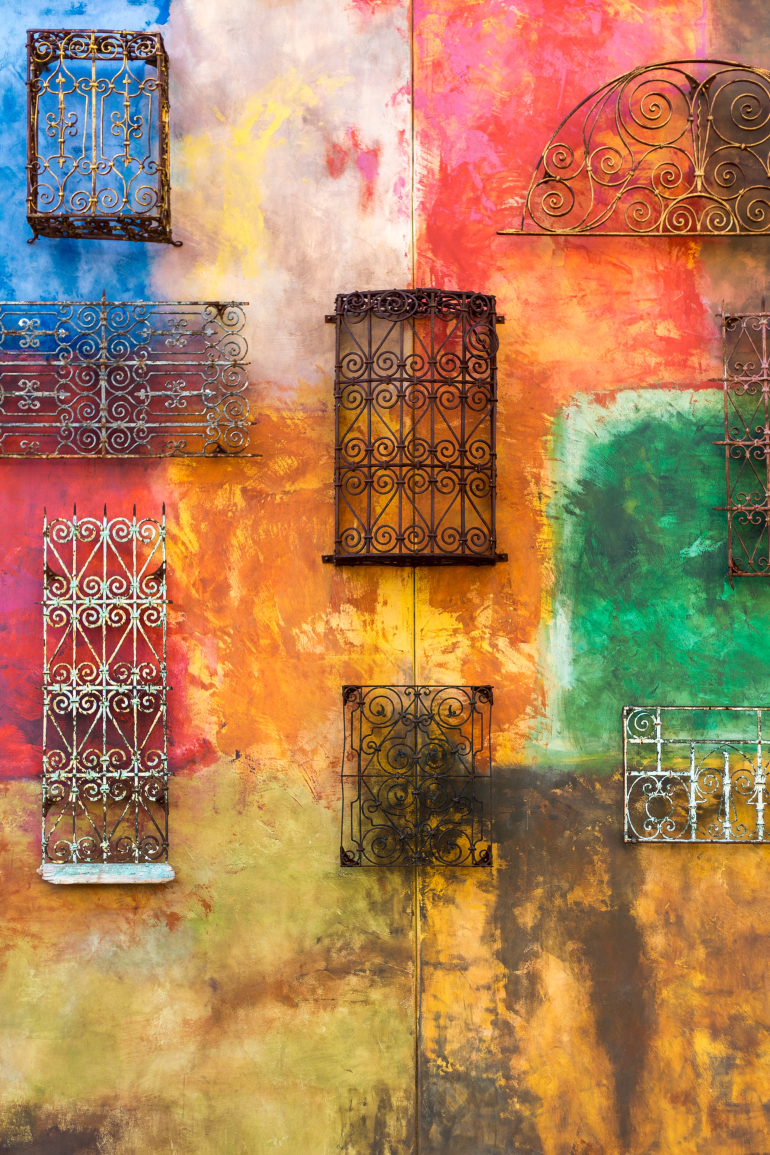
#> input picture TESTES_/resized/Img01.jpg, 3080 x 4620 px (shown at 1/4 size); its folder holds only this picture in this run
$ python ImageTest.py
#> lines starting #> are read from the running program, lines starting #| are printed output that depends on the picture
import cv2
import os,glob
from os import listdir,makedirs
from os.path import isfile,join

path = 'resized/' # Source Folder
dstpath = 'gray/' # Destination Folder

try:
    makedirs(dstpath)
except:
    print ("The directory already exists, so the images will be written in the same folder")

files = [f for f in listdir(path) if isfile(join(path,f))]

for image in files:
    try:
        img = cv2.imread(os.path.join(path,image))
#> img is the input picture: shape (4620, 3080, 3); mean B, G, R 90.2, 129.3, 172.7
        gray = cv2.cvtColor(img,cv2.COLOR_BGR2GRAY)
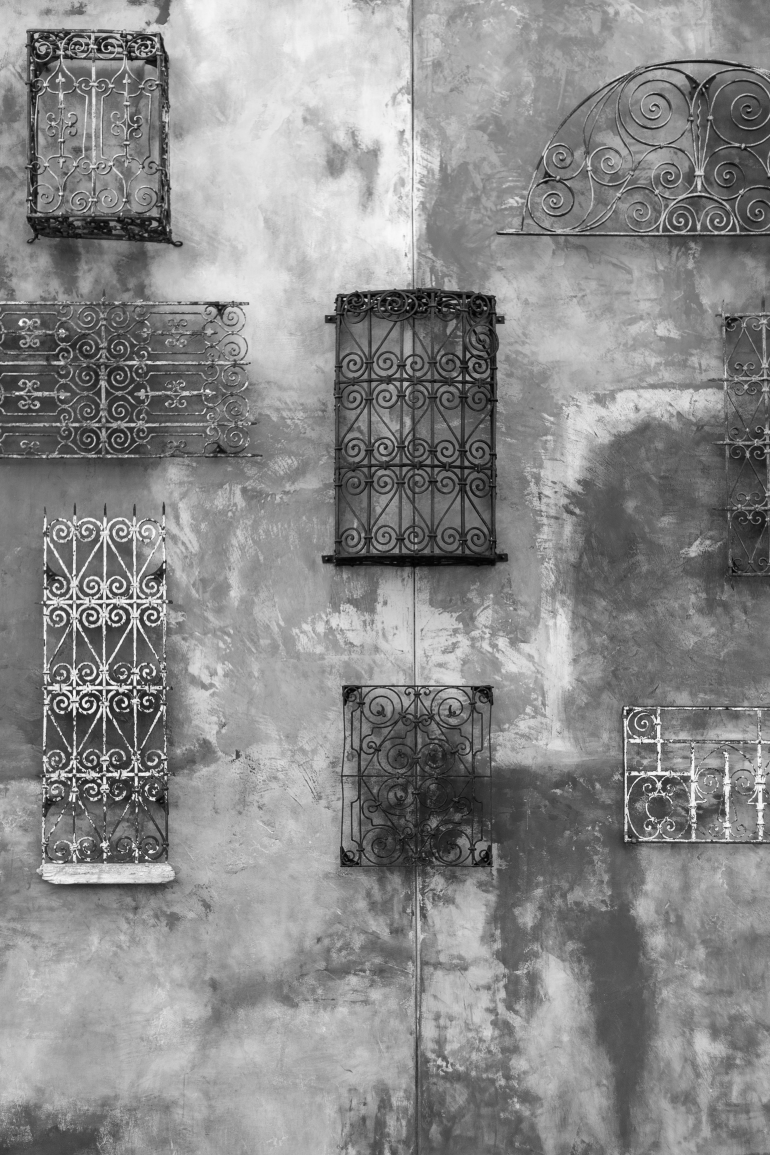
#> gray: shape (4620, 3080) (shown at 1/4 size); min 0, max 255, mean 137.8
        dstPath = join(dstpath,image)
        cv2.imwrite(dstPath,gray)
    except:
        print ("{} is not converted".format(image))

for fil in glob.glob("*.png"):
    try:
        image = cv2.imread(fil)
        gray_image = cv2.cvtColor(image, cv2.COLOR_BGR2GRAY)
        cv2.imwrite(os.path.join(dstpath,fil),gray_image)
    except:
        print('{} is not converted')
